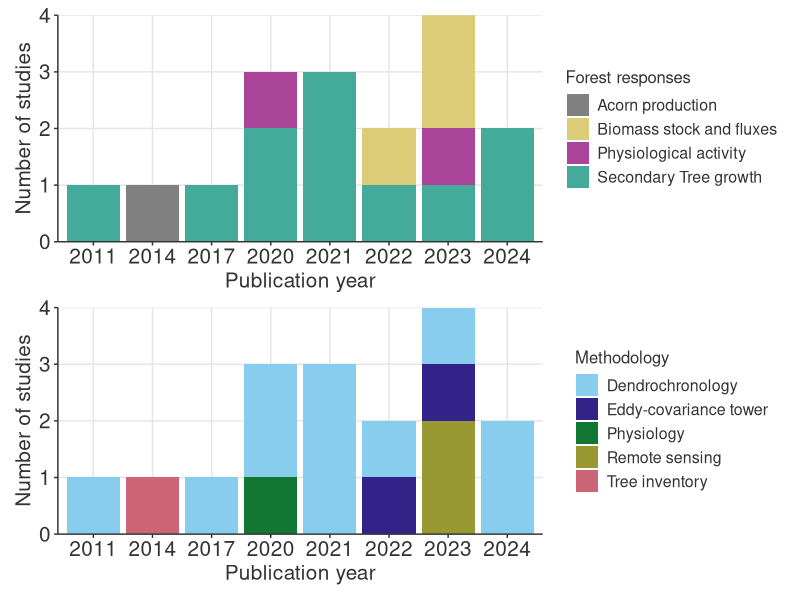

Reproduce this figure in R.
# Figure literature review Ecography E4 -------------------------------
## Xavier Serra Maluquer

# generate a bar chart showing how the number of studies
# for each ecological process and methodology
# varies over the years

# libraries
library(tidyverse)
library(patchwork)
library(readr)

# read data ---------------------------------------------------------------
# data where we have classified the papers from the literature review
# according to the ecoligcal process and methodology
setwd("~/OTROS_SIDE_PROJECTS/Ecography E4/E4/")
papers <- read_delim("review_papers.csv", 
                     delim = ";", escape_double = FALSE, trim_ws = TRUE)


papers |>
  count(response_variable, name = "n_studies")

papers |>
  count(data, name = "n_studies")


# prepare data for plotting -----------------------------------------------
# remove papers without statistical parameters
names(papers)
table(papers$statistical_parameter, useNA = "always")

papers_param <- papers |> 
  filter(
    statistical_parameter != "NO"
  ) |> 
  select(
    publication_year, response_variable,
    data
  )

# group data
group_data <- function(grp_var) {
  papers_param |>
    mutate(publication_year = as.factor(publication_year)) |> 
    group_by(publication_year, {{ grp_var }}) |>
    summarise(n_studies = n()) |> 
    drop_na()
}

# ecological processes
data_process <- group_data(response_variable)

# methodologies
data_methods <- group_data(data)


# figures -----------------------------------------------------------------
plot_data <- function(data, var_fill) {
  ggplot(data,
         aes(x = publication_year,
             y = n_studies,
             fill =  .data[[var_fill]])) +
    geom_bar(stat = "identity") +
    scale_y_continuous(expand = c(0, 0)) +
    labs(
      y = "Number of studies",
      x = "Publication year",
    ) +
    theme(
      panel.grid.major = element_line(colour = "grey90", linewidth = 0.5),
      panel.background = element_blank(),
      axis.text = element_text(size = 15, colour = "grey20"),
      axis.title = element_text(size = 15, colour = "grey20"),
      axis.line = element_line(color = "grey20"),
      axis.ticks = element_line(color = "grey20"),
      legend.position = "right",
      legend.text = element_text(size = 11.5, colour = "grey20"),
      legend.title = element_text(size = 12, colour = "grey20")
    ) 
}

my_colors_1 <- c('#808080', '#DDCC77', '#AA4499', '#44AA99')

my_colors_2 <- c('#88CCEE', '#332288',
                 '#117733', '#999933',
                 '#CC6677', '#882255')

# ecological processes
p1 <- plot_data(data_process, "response_variable") +
  scale_fill_manual(
    values = my_colors_1,
    name = "Forest responses"
  )

# methodologies
p2 <- plot_data(data_methods, "data") +
  scale_fill_manual(
    values = my_colors_2,
    name = "Methodology"
  )


plots_review <- p1 / p2

ggsave(
  plot = plots_review,
  "plots_review.png",
  width = 8, height = 11,
  dpi = 600
)
